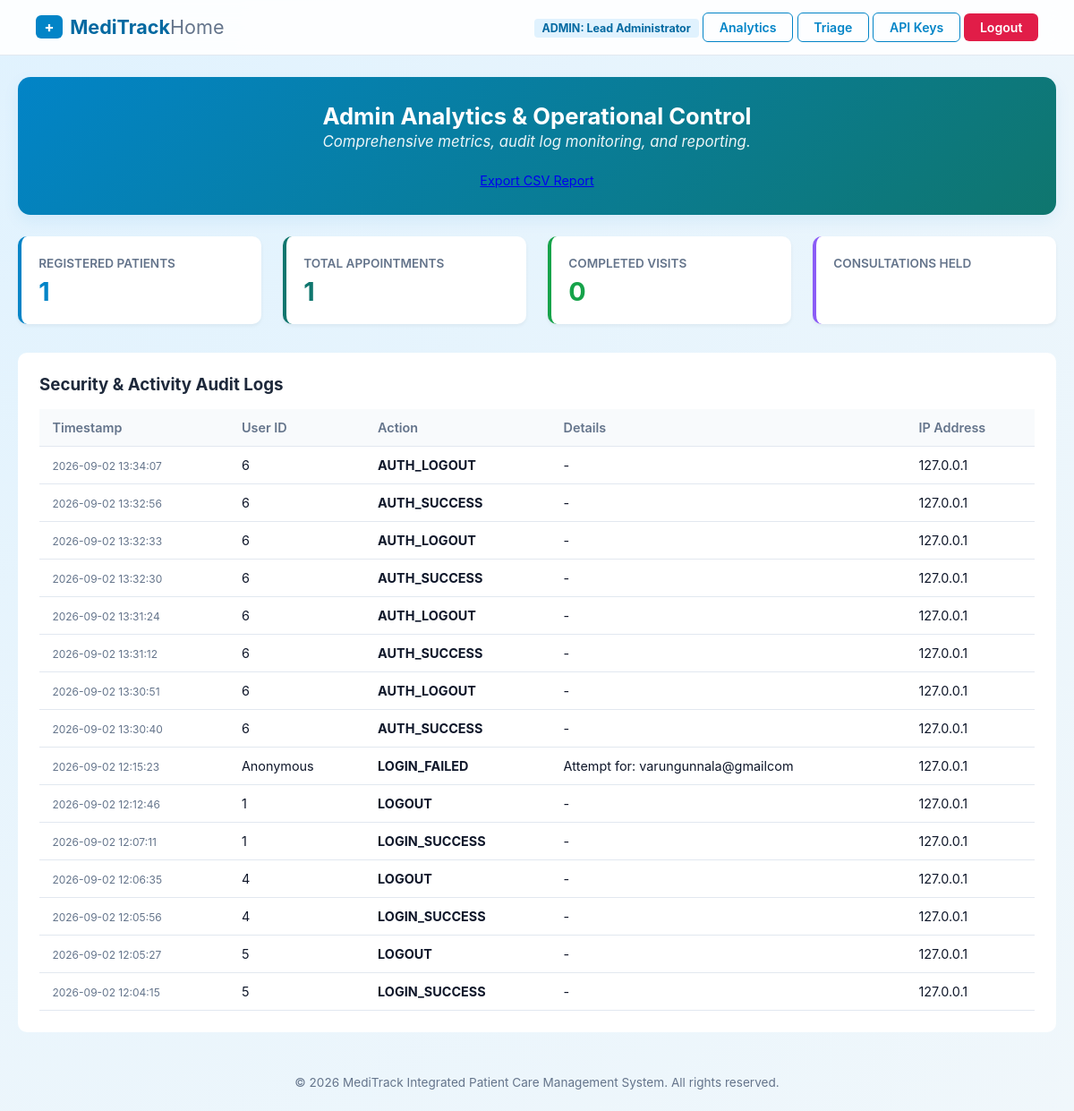
The app's page /admin/dashboard (signed in), older data.
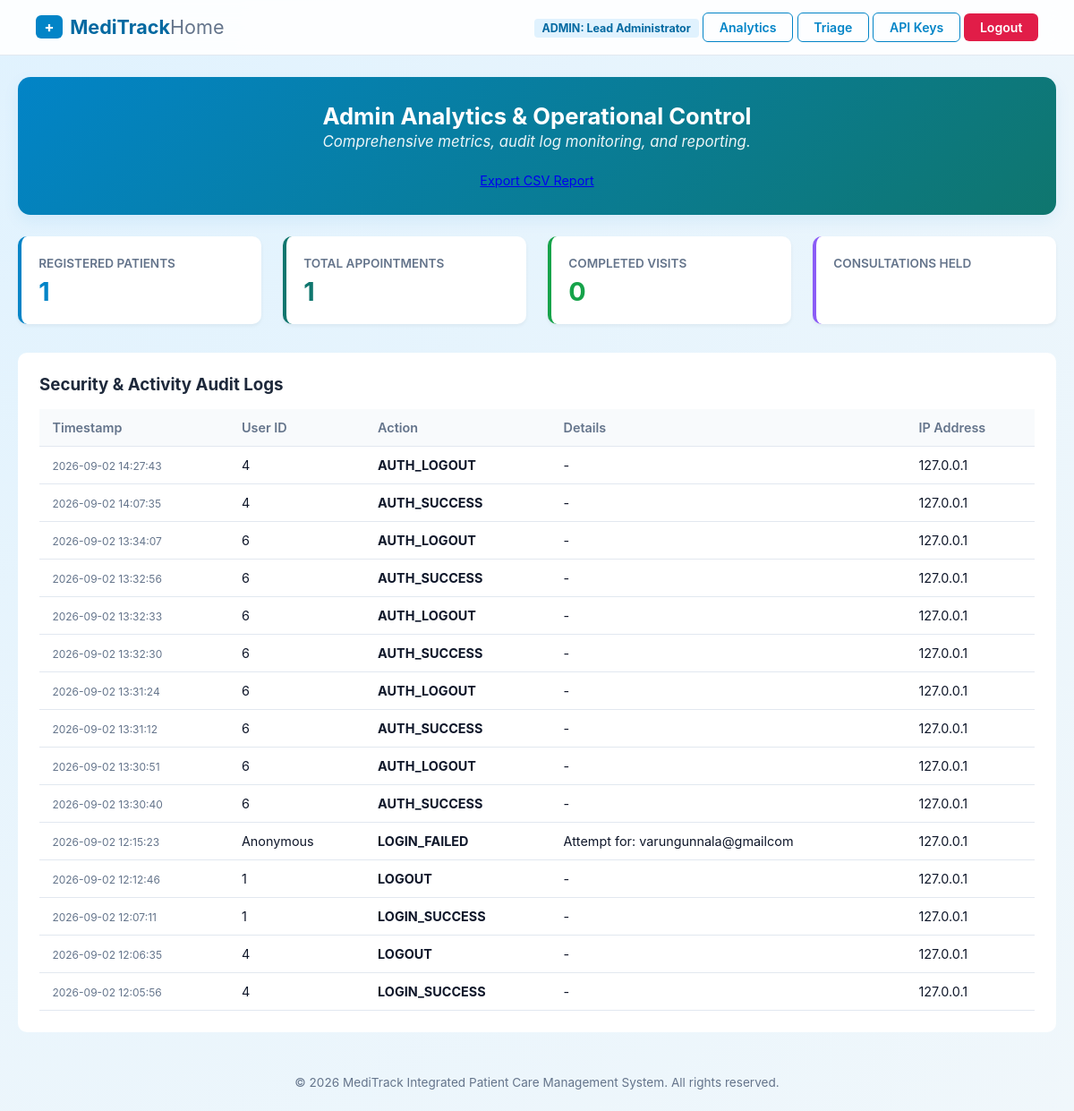
The same page, newer data.
### tables this page shows
CREATE TABLE audit_logs (
            id INTEGER PRIMARY KEY AUTOINCREMENT,
            user_id INTEGER,
            action TEXT NOT NULL,
            details TEXT,
            ip_address TEXT,
            timestamp TIMESTAMP DEFAULT CURRENT_TIMESTAMP
        );

### app.py (the view)
@app.route("/admin/dashboard")
@role_required(["admin"])
def admin_dashboard():
    conn = get_db_connection()
    stats = {
        "total_patients": conn.execute("SELECT COUNT(id) FROM users WHERE role = 'patient'").fetchone()[0],
        "total_appts": conn.execute("SELECT COUNT(id) FROM appointments").fetchone()[0],
        "completed_appts": conn.execute("SELECT COUNT(id) FROM appointments WHERE status = 'Completed'").fetchone()[0],
        "revenue": conn.execute("SELECT COALESCE(SUM(total_amount), 0) FROM billing_invoices").fetchone()[0],
        "occupied_beds": conn.execute("SELECT COUNT(id) FROM ipd_beds WHERE status = 'OCCUPIED'").fetchone()[0]
    }
    logs = conn.execute("SELECT * FROM audit_logs ORDER BY timestamp DESC LIMIT 15").fetchall()
    conn.close()
    return render_template("admin_dashboard.html", stats=stats, logs=logs)

### app.py (called while the page is built)
def get_db_connection():
    conn = sqlite3.connect(DATABASE)
    conn.row_factory = sqlite3.Row
    return conn

def role_required(allowed_roles):
    def decorator(f):
        @wraps(f)
        def decorated_function(*args, **kwargs):
            if "user_id" not in session:
                flash("Session expired. Please sign in.", "warning")
                return redirect(url_for("login"))
            if session.get("user_role") not in allowed_roles:
                flash("Access Restricted: Unauthorized subsystem portal.", "danger")
                return redirect(url_for("dashboard_router"))
            return f(*args, **kwargs)
        return decorated_function
    return decorator

### templates/admin_dashboard.html (shortened to what this page needs)
{% extends 'base.html' %}
{% block content %}
<div class="hero-card" style="padding: 1.8rem 2rem; margin-bottom: 1.5rem; display: flex; justify-content: space-between; align-items: center;">
  <div>
    <h2 style="font-size: 1.6rem;">Admin Analytics & Operational Control</h2>
    <p style="margin-bottom: 0;">Comprehensive metrics, audit log monitoring, and reporting.</p>
  </div>
  <div>
    <a href="{{ url_for('export_appointments_csv') }}" class="btn-hero" style="font-size: 0.9rem;">Export CSV Report</a>
  </div>
</div>
<div class="grid-3" style="grid-template-columns: repeat(4, 1fr); margin-bottom: 2rem;">
  <div style="background: white; border-radius: 10px; padding: 1.2rem; border-left: 4px solid #0284c7; box-shadow: 0 2px 4px rgba(0,0,0,0.05);">
    <span style="color: var(--text-muted); font-size: 0.85rem; font-weight: 600;">REGISTERED PATIENTS</span>
    <h3 style="font-size: 1.8rem; color: #0284c7; margin-top: 0.3rem;">{{ stats.total_patients }}</h3>
  </div>
  <div style="background: white; border-radius: 10px; padding: 1.2rem; border-left: 4px solid #0f766e; box-shadow: 0 2px 4px rgba(0,0,0,0.05);">
    <span style="color: var(--text-muted); font-size: 0.85rem; font-weight: 600;">TOTAL APPOINTMENTS</span>
    <h3 style="font-size: 1.8rem; color: #0f766e; margin-top: 0.3rem;">{{ stats.total_appts }}</h3>
  </div>
  <div style="background: white; border-radius: 10px; padding: 1.2rem; border-left: 4px solid #16a34a; box-shadow: 0 2px 4px rgba(0,0,0,0.05);">
    <span style="color: var(--text-muted); font-size: 0.85rem; font-weight: 600;">COMPLETED VISITS</span>
    <h3 style="font-size: 1.8rem; color: #16a34a; margin-top: 0.3rem;">{{ stats.completed_appts }}</h3>
  </div>
  <div style="background: white; border-radius: 10px; padding: 1.2rem; border-left: 4px solid #8b5cf6; box-shadow: 0 2px 4px rgba(0,0,0,0.05);">
    <span style="color: var(--text-muted); font-size: 0.85rem; font-weight: 600;">CONSULTATIONS HELD</span>
  </div>
</div>
<div style="background: white; border: 1px solid var(--border-color); border-radius: 10px; padding: 1.5rem;">
  <h3 style="color: #1e293b; margin-bottom: 1rem;">Security & Activity Audit Logs</h3>
  <table>
    <thead>
      <tr>
        <th>Timestamp</th>
        <th>User ID</th>
        <th>Action</th>
        <th>Details</th>
        <th>IP Address</th>
      </tr>
    </thead>
    <tbody>
      {% for log in logs %}
        <tr>
          <td><small style="color: var(--text-muted);">{{ log.timestamp }}</small></td>
          <td>{{ log.user_id or 'Anonymous' }}</td>
          <td><strong>{{ log.action }}</strong></td>
          <td>{{ log.details or '-' }}</td>
          <td><code>{{ log.ip_address }}</code></td>
        </tr>
      {% endfor %}
    </tbody>
  </table>
</div>
{% endblock %}

### templates/base.html (shortened to what this page needs)
<!DOCTYPE html>
<html lang="en">
<head>
  <link rel="stylesheet" href="{{ url_for('static', filename='css/style.css') }}">
</head>
<body>
  <nav class="navbar">
    <a href="{{ url_for('index') }}" class="brand-container">
      <span class="brand-icon">+</span>
      <span class="brand-text">MediTrack<span>Home</span></span>
    </a>
    <div class="nav-actions">
      {% if session.get('user_id') %}
        <span class="badge badge-primary">
          {{ session['user_role']|upper }}: {{ session['user_name'] }}
        </span>
        {% if session['user_role'] == 'patient' %}
          <a href="{{ url_for('profile') }}" class="btn-nav-outline">My Medical Profile</a>
          <a href="{{ url_for('appointments') }}" class="btn-nav-outline">Book Visit</a>
        {% elif session['user_role'] == 'doctor' %}
          <a href="{{ url_for('doctor_portal') }}" class="btn-nav-outline">Clinical Queue</a>
          <a href="{{ url_for('api_key_management') }}" class="btn-nav-outline">API Keys</a>
        {% elif session['user_role'] == 'receptionist' %}
          <a href="{{ url_for('receptionist_portal') }}" class="btn-nav-outline">Reception Desk</a>
          <a href="{{ url_for('api_key_management') }}" class="btn-nav-outline">API Keys</a>
        {% elif session['user_role'] == 'admin' %}
          <a href="{{ url_for('admin_dashboard') }}" class="btn-nav-outline">Analytics</a>
          <a href="{{ url_for('receptionist_portal') }}" class="btn-nav-outline">Triage</a>
          <a href="{{ url_for('api_key_management') }}" class="btn-nav-outline">API Keys</a>
        {% endif %}
        <a href="{{ url_for('logout') }}" class="btn-nav-primary" style="background-color: #e11d48; border-color: #e11d48;">Logout</a>
      {% else %}
        <a href="{{ url_for('login') }}" class="btn-nav-outline">Login</a>
        <a href="{{ url_for('register') }}" class="btn-nav-primary">Register</a>
      {% endif %}
    </div>
  </nav>
  <div class="container animate-fade">
    {% block content %}{% endblock %}
  </div>
  <footer>
    &copy; 2026 MediTrack Integrated Patient Care Management System. All rights reserved.
  </footer>
</body>
</html>

### static/css/style.css (style rules this page uses)
:root { --primary: #0284c7; --primary-hover: #0369a1; --teal: #0f766e; --teal-soft: #ccfbf1; --bg-main: #f0f7fb; --surface: rgba(255, 255, 255, 0.95); --border: #e2e8f0; --text: #0f172a; --text-muted: #64748b; --danger: #e11d48; --success: #16a34a; --shadow-sm: 0 2px 4px rgba(0, 0, 0, 0.04); --shadow-md: 0 6px 18px rgba(2, 132, 199, 0.08); }
* { box-sizing: border-box; margin: 0; padding: 0; font-family: -apple-system, BlinkMacSystemFont, "Segoe UI", Roboto, "Inter", sans-serif; }
body { background: radial-gradient(circle at top left, #e0f2fe 0%, var(--bg-main) 100%); color: var(--text); min-height: 100vh; display: flex; flex-direction: column; }
.navbar { display: flex; justify-content: space-between; align-items: center; padding: 0.85rem 2.5rem; background: rgba(255, 255, 255, 0.9); backdrop-filter: blur(12px); border-bottom: 1px solid var(--border); position: sticky; top: 0; z-index: 100; }
.brand-container { display: flex; align-items: center; gap: 0.5rem; text-decoration: none; }
.brand-icon { background: #0284c7; color: white; font-weight: 800; padding: 0.2rem 0.6rem; border-radius: 6px; }
.brand-text { font-size: 1.35rem; font-weight: 700; color: #0369a1; }
.brand-text span { color: var(--text-muted); font-weight: 400; }
.container { max-width: 1200px; margin: 1.5rem auto; padding: 0 1.25rem; flex: 1; width: 100%; }
.hero-card { background: linear-gradient(135deg, #0284c7 0%, #0f766e 100%); color: white; border-radius: 14px; padding: 3rem 2.5rem; margin-bottom: 2rem; box-shadow: var(--shadow-md); display: flex; flex-direction: column; align-items: flex-start; gap: 1.2rem; }
.hero-card p { font-size: 1.05rem; font-style: italic; opacity: 0.92; max-width: 720px; margin: 0; line-height: 1.6; }
.grid-3 { display: grid; grid-template-columns: repeat(3, 1fr); gap: 1.5rem; }
.btn-nav-outline { border: 1px solid var(--primary); color: var(--primary); padding: 0.45rem 1.1rem; border-radius: 6px; text-decoration: none; font-weight: 600; font-size: 0.88rem; display: inline-block; }
.btn-nav-primary { background: var(--primary); color: white; padding: 0.45rem 1.1rem; border-radius: 6px; text-decoration: none; font-weight: 600; font-size: 0.88rem; display: inline-block; }
table { width: 100%; border-collapse: collapse; margin-top: 0.8rem; }
th, td { padding: 0.75rem 0.9rem; text-align: left; border-bottom: 1px solid var(--border); font-size: 0.9rem; }
th { background: #f8fafc; color: var(--text-muted); font-weight: 600; }
.badge { display: inline-block; padding: 0.2rem 0.55rem; border-radius: 4px; font-size: 0.78rem; font-weight: 700; }
.badge-primary { background: #e0f2fe; color: #0369a1; }
footer { text-align: center; padding: 1.5rem; color: var(--text-muted); font-size: 0.85rem; margin-top: auto; }

Row changes from the older to the newer data that the page shows:
no longer on this page (row unchanged): audit_logs: timestamp "2026-09-02 12:05:27", user "5", action "LOGOUT", details "-", ip_address "127.0.0.1"
no longer on this page (row unchanged): audit_logs: timestamp "2026-09-02 12:04:15", user "5", action "LOGIN_SUCCESS", details "-", ip_address "127.0.0.1"
added audit_logs: timestamp "2026-09-02 14:27:43", user "4", action "AUTH_LOGOUT", details "-", ip_address "127.0.0.1"
added audit_logs: timestamp "2026-09-02 14:07:35", user "4", action "AUTH_SUCCESS", details "-", ip_address "127.0.0.1"
